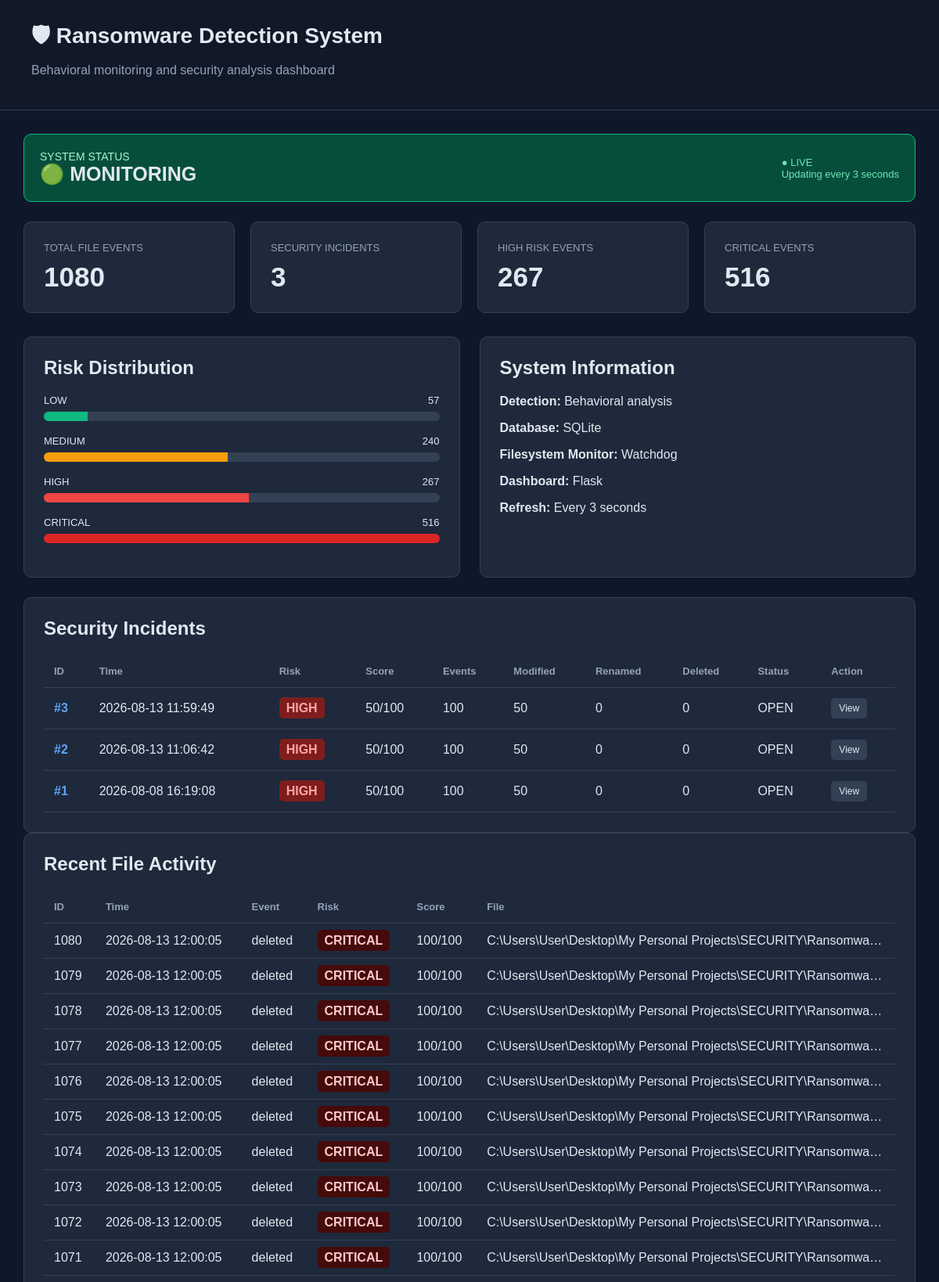
The page / (upper part) on the database its author committed.
### tables this page shows
CREATE TABLE incidents (

                    id INTEGER PRIMARY KEY AUTOINCREMENT,

                    timestamp TEXT NOT NULL,

                    incident_type TEXT DEFAULT 'RANSOMWARE',

                    score INTEGER DEFAULT 0,

                    risk_level TEXT DEFAULT 'LOW',

                    total_events INTEGER DEFAULT 0,

                    modified INTEGER DEFAULT 0,

                    renamed INTEGER DEFAULT 0,

                    deleted INTEGER DEFAULT 0,

                    created INTEGER DEFAULT 0,

                    reasons TEXT,

                    status TEXT DEFAULT 'OPEN'

                );

CREATE TABLE events (

                    id INTEGER PRIMARY KEY AUTOINCREMENT,

                    timestamp TEXT NOT NULL,

                    event_type TEXT NOT NULL,

                    file_path TEXT NOT NULL,

                    score INTEGER DEFAULT 0,

                    risk_level TEXT DEFAULT 'LOW'

                );

### web/app.py (the view)
@app.route("/")
def dashboard():
    db = get_database()
    statistics = db.get_statistics()
    recent_incidents = (
        db.get_recent_incidents(20)
    )
    recent_events = (
        db.get_recent_events(50)
    )
    return render_template(
        "dashboard.html",
        total_events=statistics[
            "total_events"
        ],
        total_incidents=statistics[
            "total_incidents"
        ],
        recent_incidents=recent_incidents,
        recent_events=recent_events
    )

### database/security_database.py (called while the page is built)
    def get_connection(self):
        connection = sqlite3.connect(
            self.db_path,
            timeout=10
        )
        connection.row_factory = sqlite3.Row
        return connection

    def get_recent_incidents(self, limit=20):
        connection = self.get_connection()
        cursor = connection.cursor()
        cursor.execute("""
            SELECT
                id,
                timestamp,
                incident_type,
                score,
                risk_level,
                total_events,
                modified,
                renamed,
                deleted,
                created,
                reasons,
                status
            FROM incidents
            ORDER BY id DESC
            LIMIT ?
        """, (
            limit,
        ))
        rows = cursor.fetchall()
        connection.close()
        return [tuple(row) for row in rows]

    def get_recent_events(self, limit=50):
        connection = self.get_connection()
        cursor = connection.cursor()
        cursor.execute("""
            SELECT
                id,
                timestamp,
                event_type,
                file_path,
                score,
                risk_level
            FROM events
            ORDER BY id DESC
            LIMIT ?
        """, (
            limit,
        ))
        rows = cursor.fetchall()
        connection.close()
        return [tuple(row) for row in rows]

    def get_total_events(self):
        connection = self.get_connection()
        cursor = connection.cursor()
        cursor.execute("""
            SELECT COUNT(*)
            FROM events
        """)
        result = cursor.fetchone()[0]
        connection.close()
        return result

    def get_total_incidents(self):
        connection = self.get_connection()
        cursor = connection.cursor()
        cursor.execute("""
            SELECT COUNT(*)
            FROM incidents
        """)
        result = cursor.fetchone()[0]
        connection.close()
        return result

    def get_statistics(self):
        return {
            "total_events": self.get_total_events(),
            "total_incidents": self.get_total_incidents(),
            "risk": self.get_risk_statistics()
        }

### web/app.py (called while the page is built)
def get_database():
    return SecurityDatabase()

### web/templates/dashboard.html (shortened to what this page needs)
<!DOCTYPE html>
<html lang="en">
<head>
</head>
<body>
<div class="header">
    <h1>
        🛡 Ransomware Detection System
    </h1>
    <p>
        Behavioral monitoring and security analysis dashboard
    </p>
</div>
<div class="container">
    <div class="status">
        <div>
            <div class="status-title">
                SYSTEM STATUS
            </div>
            <div class="status-value">
                🟢 MONITORING
            </div>
        </div>
        <div class="live">
            ● LIVE
            <br>
            Updating every 3 seconds
        </div>
    </div>
    <div class="cards">
        <div class="card">
            <div class="card-title">
                TOTAL FILE EVENTS
            </div>
            <div
                class="card-value"
                id="total-events"
            >
                {{ total_events }}
            </div>
        </div>
        <div class="card">
            <div class="card-title">
                SECURITY INCIDENTS
            </div>
            <div
                class="card-value"
                id="total-incidents"
            >
                {{ total_incidents }}
            </div>
        </div>
        <div class="card">
            <div class="card-title">
                HIGH RISK EVENTS
            </div>
            <div
                class="card-value"
                id="high-events"
            >
            </div>
        </div>
        <div class="card">
            <div class="card-title">
                CRITICAL EVENTS
            </div>
            <div
                class="card-value"
                id="critical-events"
            >
            </div>
        </div>
    </div>
    <div class="grid">
        <div class="section">
            <h2>
                Risk Distribution
            </h2>
            <div class="risk-row">
                <div class="risk-label">
                    <span>
                        LOW
                    </span>
                    <span id="low-count">
                    </span>
                </div>
                <div class="bar">
                    <div
                        class="bar-fill low-bar"
                        id="low-bar"
                    ></div>
                </div>
            </div>
            <div class="risk-row">
                <div class="risk-label">
                    <span>
                        MEDIUM
                    </span>
                    <span id="medium-count">
                    </span>
                </div>
                <div class="bar">
                    <div
                        class="bar-fill medium-bar"
                        id="medium-bar"
                    ></div>
                </div>
            </div>
            <div class="risk-row">
                <div class="risk-label">
                    <span>
                        HIGH
                    </span>
                    <span id="high-count">
                    </span>
                </div>
                <div class="bar">
                    <div
                        class="bar-fill high-bar"
                        id="high-bar"
                    ></div>
                </div>
            </div>
            <div class="risk-row">
                <div class="risk-label">
                    <span>
                        CRITICAL
                    </span>
                    <span id="critical-count">
                    </span>
                </div>
                <div class="bar">
                    <div
                        class="bar-fill critical-bar"
                        id="critical-bar"
                    ></div>
                </div>
            </div>
        </div>
        <div class="section">
            <h2>
                System Information
            </h2>
            <p>
                <strong>Detection:</strong>
                Behavioral analysis
            </p>
            <p>
                <strong>Database:</strong>
                SQLite
            </p>
            <p>
                <strong>Filesystem Monitor:</strong>
                Watchdog
            </p>
            <p>
                <strong>Dashboard:</strong>
                Flask
            </p>
            <p>
                <strong>Refresh:</strong>
                Every 3 seconds
            </p>
        </div>
    </div>
    <div class="section">
        <h2>
            Security Incidents
        </h2>
        {% if recent_incidents %}
        <table>
            <thead>
                <tr>
                    <th>
                        ID
                    </th>
                    <th>
                        Time
                    </th>
                    <th>
                        Risk
                    </th>
                    <th>
                        Score
                    </th>
                    <th>
                        Events
                    </th>
                    <th>
                        Modified
                    </th>
                    <th>
                        Renamed
                    </th>
                    <th>
                        Deleted
                    </th>
                    <th>
                        Status
                    </th>
                    <th>
                        Action
                    </th>
                </tr>
            </thead>
            <tbody>
            {% for incident in recent_incidents %}
                <tr>
                    <td>
                        <a
                            href="{{ url_for('incident_page', incident_id=incident[0]) }}"
                            class="incident-link"
                            title="View incident #{{ incident[0] }}"
                        >
                            #{{ incident[0] }}
                        </a>
                    </td>
                    <td>
                        {{ incident[1] }}
                    </td>
                    <td>
                        <span
                            class="risk
                            {{ incident[4]|lower }}"
                        >
                            {{ incident[4] }}
                        </span>
                    </td>
                    <td>
                        {{ incident[3] }}/100
                    </td>
                    <td>
                        {{ incident[5] }}
                    </td>
                    <td>
                        {{ incident[6] }}
                    </td>
                    <td>
                        {{ incident[7] }}
                    </td>
                    <td>
                        {{ incident[8] }}
                    </td>
                    <td>
                        {{ incident[11] }}
                    </td>
                    <td>
                        <a
                            href="{{ url_for('incident_page', incident_id=incident[0]) }}"
                            class="view-link"
                        >
                            View
                        </a>
                    </td>
                </tr>
            {% endfor %}
            </tbody>
        </table>
        {% else %}
        <div class="empty">
            No security incidents detected.
        </div>
        {% endif %}
    </div>
    <div class="section">
        <h2>
            Recent File Activity
        </h2>
        {% if recent_events %}
        <table>
            <thead>
                <tr>
                    <th>
                        ID
                    </th>
                    <th>
                        Time
                    </th>
                    <th>
                        Event
                    </th>
                    <th>
                        Risk
                    </th>
                    <th>
                        Score
                    </th>
                    <th>
                        File
                    </th>
                </tr>
            </thead>
            <tbody>
            {% for event in recent_events %}
                <tr>
                    <td>
                        {{ event[0] }}
                    </td>
                    <td>
                        {{ event[1] }}
                    </td>
                    <td>
                        {{ event[2] }}
                    </td>
                    <td>
                        <span
                            class="risk
                            {{ event[5]|lower }}"
                        >
                            {{ event[5] }}
                        </span>
                    </td>
                    <td>
                        {{ event[4] }}/100
                    </td>
                    <td
                        class="path"
                        title="{{ event[3] }}"
                    >
                        {{ event[3] }}
                    </td>
                </tr>
            {% endfor %}
            </tbody>
        </table>
        {% else %}
        <div class="empty">
            No file activity recorded.
        </div>
        {% endif %}
    </div>
</div>
</body>
</html>

### web/templates/dashboard.html (style rules this page uses)
* { box-sizing: border-box; }
body { margin: 0; font-family: Arial, Helvetica, sans-serif; background: #0f172a; color: #e2e8f0; }
.header { background: #111827; padding: 25px 40px; border-bottom: 1px solid #334155; }
.header h1 { margin: 0; font-size: 28px; }
.header p { margin-top: 8px; color: #94a3b8; }
.container { max-width: 1400px; margin: auto; padding: 30px; }
.status { display: flex; justify-content: space-between; align-items: center; background: #064e3b; border: 1px solid #10b981; border-radius: 10px; padding: 20px; margin-bottom: 25px; }
.status-title { font-size: 14px; color: #a7f3d0; }
.status-value { font-size: 25px; font-weight: bold; }
.live { font-size: 13px; color: #6ee7b7; }
.cards { display: grid; grid-template-columns: repeat(4, 1fr); gap: 20px; margin-bottom: 30px; }
.card { background: #1e293b; border: 1px solid #334155; border-radius: 10px; padding: 25px; }
.card-title { color: #94a3b8; font-size: 13px; }
.card-value { font-size: 35px; font-weight: bold; margin-top: 10px; }
.grid { display: grid; grid-template-columns: 1fr 1fr; gap: 25px; margin-bottom: 25px; }
.section { background: #1e293b; border: 1px solid #334155; border-radius: 10px; padding: 25px; overflow-x: auto; }
.section h2 { margin-top: 0; margin-bottom: 20px; }
.risk-row { margin-bottom: 18px; }
.risk-label { display: flex; justify-content: space-between; margin-bottom: 7px; font-size: 13px; }
.bar { height: 12px; background: #334155; border-radius: 10px; overflow: hidden; }
.bar-fill { height: 100%; width: 0%; transition: width 0.5s ease; }
.low-bar { background: #10b981; }
.medium-bar { background: #f59e0b; }
.high-bar { background: #ef4444; }
.critical-bar { background: #dc2626; }
table { width: 100%; border-collapse: collapse; }
th, td { text-align: left; padding: 13px; border-bottom: 1px solid #334155; }
th { color: #94a3b8; font-size: 13px; }
.incident-link { color: #60a5fa; font-weight: bold; text-decoration: none; transition: color 0.2s ease; }
.view-link { display: inline-block; padding: 6px 10px; border-radius: 5px; background: #334155; color: #e2e8f0; text-decoration: none; font-size: 12px; }
.risk { font-weight: bold; padding: 5px 9px; border-radius: 5px; }
.high { background: #7f1d1d; color: #fca5a5; }
.critical { background: #450a0a; color: #fecaca; }
.path { max-width: 500px; overflow: hidden; text-overflow: ellipsis; white-space: nowrap; }

### rows shown on the page
incidents: id "3", timestamp "2026-08-13 11:59:49", risk_level "HIGH", score "50", total_events "100", modified "50", renamed "0", deleted "0", status "OPEN"
incidents: id "2", timestamp "2026-08-13 11:06:42", risk_level "HIGH", score "50", total_events "100", modified "50", renamed "0", deleted "0", status "OPEN"
incidents: id "1", timestamp "2026-08-08 16:19:08", risk_level "HIGH", score "50", total_events "100", modified "50", renamed "0", deleted "0", status "OPEN"
events: id "1080", timestamp "2026-08-13 12:00:05", event_type "deleted", risk_level "CRITICAL", score "100", file_path "C:\\Users\\User\\Desktop\\My Personal Projects\\SECURITY\\Ransomwa…"
events: id "1079", timestamp "2026-08-13 12:00:05", event_type "deleted", risk_level "CRITICAL", score "100", file_path "C:\\Users\\User\\Desktop\\My Personal Projects\\SECURITY\\Ransomwa…"
events: id "1078", timestamp "2026-08-13 12:00:05", event_type "deleted", risk_level "CRITICAL", score "100", file_path "C:\\Users\\User\\Desktop\\My Personal Projects\\SECURITY\\Ransomwa…"
events: id "1077", timestamp "2026-08-13 12:00:05", event_type "deleted", risk_level "CRITICAL", score "100", file_path "C:\\Users\\User\\Desktop\\My Personal Projects\\SECURITY\\Ransomwa…"
events: id "1076", timestamp "2026-08-13 12:00:05", event_type "deleted", risk_level "CRITICAL", score "100", file_path "C:\\Users\\User\\Desktop\\My Personal Projects\\SECURITY\\Ransomwa…"
events: id "1075", timestamp "2026-08-13 12:00:05", event_type "deleted", risk_level "CRITICAL", score "100", file_path "C:\\Users\\User\\Desktop\\My Personal Projects\\SECURITY\\Ransomwa…"
events: id "1074", timestamp "2026-08-13 12:00:05", event_type "deleted", risk_level "CRITICAL", score "100", file_path "C:\\Users\\User\\Desktop\\My Personal Projects\\SECURITY\\Ransomwa…"
events: id "1073", timestamp "2026-08-13 12:00:05", event_type "deleted", risk_level "CRITICAL", score "100", file_path "C:\\Users\\User\\Desktop\\My Personal Projects\\SECURITY\\Ransomwa…"
events: id "1072", timestamp "2026-08-13 12:00:05", event_type "deleted", risk_level "CRITICAL", score "100", file_path "C:\\Users\\User\\Desktop\\My Personal Projects\\SECURITY\\Ransomwa…"
events: id "1071", timestamp "2026-08-13 12:00:05", event_type "deleted", risk_level "CRITICAL", score "100", file_path "C:\\Users\\User\\Desktop\\My Personal Projects\\SECURITY\\Ransomwa…"

### other values the page prints
{{ total_events }} "1080"
{{ total_incidents }} "3"
